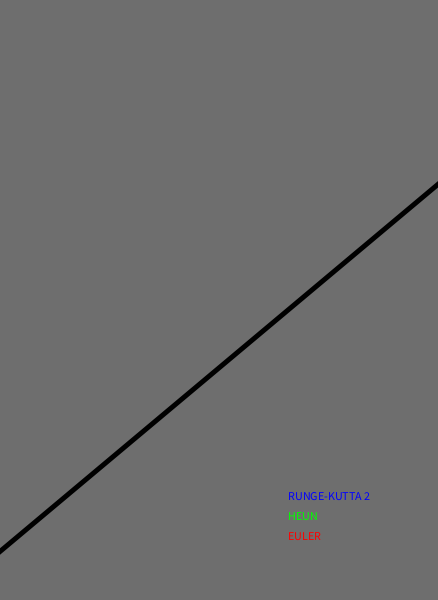
Frame 1 (no input)
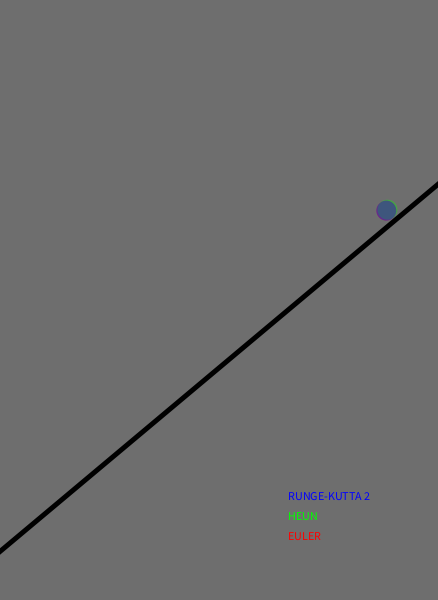
Frame 60 (the mouse pressed at the canvas centre just before this capture)
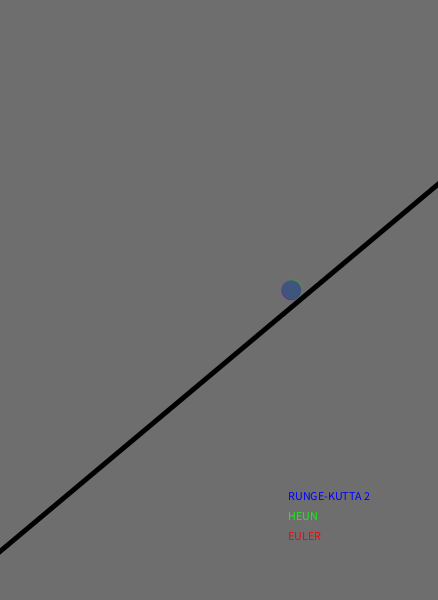
Frame 120 (the mouse held since frame 60 and released just before this capture)

The Processing sketch that drew these frames (run headless with seeded random() and noise(); from frame 60 on, the mouse is pressed at the canvas centre):

// Processing sketch: processing_150949
// ── processing_150949.pde

float masa = 1.0;
float delta_t = 0.1;
float cte = 0.1;

PVector gravedad = new PVector(0,9.8);

///EULER
PVector f_euler = new PVector(0,0);
PVector acc_euler = new PVector(0,0);
PVector roz_euler= new PVector(0,0);
PVector sum_euler= new PVector(0,0);

PVector p_euler = new PVector(0,0);
PVector v_euler = new PVector(-50,-80);

///HEUN

PVector f_heun = new PVector(0,0);
PVector acc_heun = new PVector(0,0);
PVector roz_heun= new PVector(0,0);
PVector sum_heun= new PVector(0,0);

PVector p_heun = new PVector(0,0);
PVector v_heun = new PVector(-50,-80);
PVector vant_heun = new PVector(0,0);

///RK2

PVector f_rk2 = new PVector(0,0);
PVector acc_rk2 = new PVector(0,0);
PVector roz_rk2= new PVector(0,0);
PVector sum_rk2= new PVector(0,0);

PVector p_rk2 = new PVector(0,0);
PVector v_rk2 = new PVector(-50,-80);

float angulo = 40;
PVector fuerzaTan = new PVector(0,0);



void setup() {
  size(438,600);
  smooth();  
}

void CalculosFuerzas() {
  fuerzaTan.x = masa*gravedad.x*sin(radians(angulo));
  
  ///EULER
  roz_euler.x = -cte * acc_euler.x;
  sum_euler.x= fuerzaTan.x+roz_euler.x;
  f_euler.x = sum_euler.x/masa;
  
  //HEUN
  roz_heun.x = -cte * acc_heun.x;
  sum_heun.x= fuerzaTan.x+roz_heun.x;
  f_heun.x = sum_heun.x/masa;
  
  //RK2
  roz_rk2.x = -cte * acc_rk2.x;
  sum_rk2.x= fuerzaTan.x+roz_rk2.x;
  f_rk2.x = sum_rk2.x/masa;
}

void draw(){
  
  background(110);
  
  fill(255,0,0);
  text("EULER",width-150, height-60);
  fill(0,255,0);
  text("HEUN",width-150, height-80);
  fill(0,0,255);
  text("RUNGE-KUTTA 2",width-150, height-100);
  
  CalculosFuerzas();
  
  //EULER
  v_euler.x = v_euler.x+f_euler.x*delta_t;
  p_euler.x = p_euler.x+v_euler.x*delta_t;
  
  acc_euler.x = v_euler.x;
 
  //HEUN
  v_heun.x = v_heun.x+f_heun.x*delta_t;
  p_heun.x = p_heun.x+((v_heun.x + vant_heun.x)/2)*delta_t;
  vant_heun.x = v_heun.x;
  
  acc_heun.x = v_heun.x;
  
  //RK2
  v_rk2.x = v_rk2.x+f_rk2.x*delta_t;
  p_rk2.x = p_rk2.x+v_rk2.x*delta_t;
  
  acc_rk2.x = v_rk2.x;
  
  translate(300,300);
  rotate(radians(-angulo));
  stroke(0,0,0);
  strokeWeight(5);
  line(-500,0,500,0);
  
  //Bola roja Euler
  pushMatrix();    
  translate(350,27);
  translate(p_euler.x,0);
  fill(255,0,0,100);
  noStroke();
  ellipse(0,-40,20,20);
  popMatrix();
  
  //Bola verde Heun
  pushMatrix();    
  translate(350,27);
  translate(p_heun.x,0);
  fill(0,255,0, 100);
  noStroke();
  ellipse(0,-40,20,20);
  popMatrix();
  
  //Bola azul RK2
  pushMatrix();    
  translate(350,27);
  translate(p_rk2.x,0);
  fill(0,0,255, 100);
  noStroke();
  ellipse(0,-40,20,20);
  popMatrix();
}

void keyPressed(){
  
  if(key == ' '){
    ///EULER
    f_euler.set(0,0);
    acc_euler.set(0,0);
    roz_euler.set(0,0);
    sum_euler.set(0,0);
    
    p_euler.set(0,0);
    v_euler.set(-50,-80);
    
    ///HEUN
    
    f_heun.set(0,0);
    acc_heun.set(0,0);
    roz_heun.set(0,0);
    sum_heun.set(0,0);
    
    p_heun.set(0,0);
    v_heun.set(-50,-80);
    vant_heun.set(0,0);
    
    ///RK2
    
    f_rk2.set(0,0);
    acc_rk2.set(0,0);
    roz_rk2.set(0,0);
    sum_rk2.set(0,0);
    
    p_rk2.set(0,0);
    v_rk2.set(-50,-80);

  }else if(key == 'e'){
    ///EULER
    f_euler.set(0,0);
    acc_euler.set(0,0);
    roz_euler.set(0,0);
    sum_euler.set(0,0);
    
    p_euler.set(0,0);
    v_euler.set(-50,-80);
  }else if(key == 'h'){
    ///HEUN
    
    f_heun.set(0,0);
    acc_heun.set(0,0);
    roz_heun.set(0,0);
    sum_heun.set(0,0);
    
    p_heun.set(0,0);
    v_heun.set(-50,-80);
    vant_heun.set(0,0);
  }else if(key == 'r'){
    ///RK2
    
    f_rk2.set(0,0);
    acc_rk2.set(0,0);
    roz_rk2.set(0,0);
    sum_rk2.set(0,0);
    
    p_rk2.set(0,0);
    v_rk2.set(-50,-80);
  }
  
}
  
